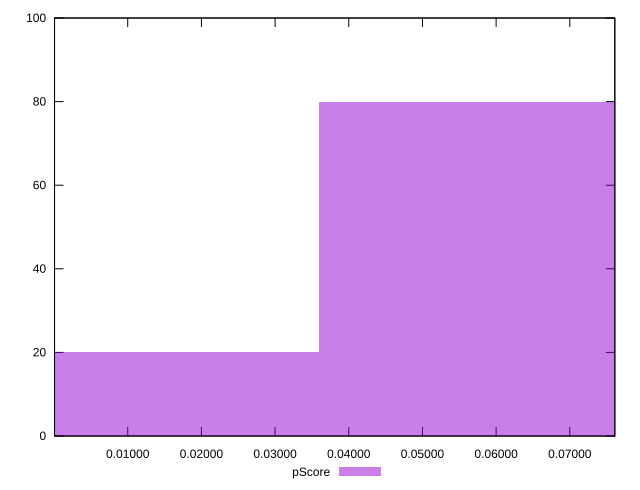

gnuplot code for this plot:
reset

$pScore <<EOF
0.07202410593716153 80
0 20
EOF

set key outside below
set boxwidth 0.07202410593716153
set xrange [0.00006417586681428666:0.07611248195409825]
set yrange [0:100]
set trange [0:100]
set style fill transparent solid 0.5 noborder
set terminal svg size 640, 490 enhanced background rgb 'white'
set output "report_00026_2021-02-22T21:38:55.199Z/cumulative-layout-shift/samples/pages+cached+noadtech+nomedia+nocss/pScore/histogram.svg"

plot $pScore title "pScore" with boxes

reset
